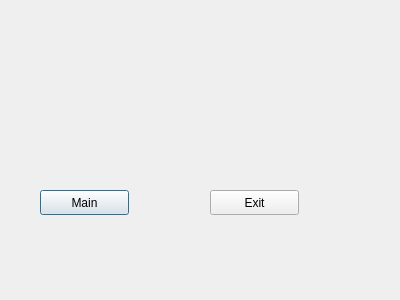
<?xml version="1.0" encoding="UTF-8"?>
<ui version="4.0">
 <class>MyDialog</class>
 <widget class="QDialog" name="MyDialog">
  <property name="geometry">
   <rect>
    <x>0</x>
    <y>0</y>
    <width>400</width>
    <height>300</height>
   </rect>
  </property>
  <property name="windowTitle">
   <string>Dialog</string>
  </property>
  <widget class="QPushButton" name="pushButton">
   <property name="geometry">
    <rect>
     <x>40</x>
     <y>190</y>
     <width>89</width>
     <height>25</height>
    </rect>
   </property>
   <property name="text">
    <string>Main</string>
   </property>
  </widget>
  <widget class="QPushButton" name="pushButton_2">
   <property name="geometry">
    <rect>
     <x>210</x>
     <y>190</y>
     <width>89</width>
     <height>25</height>
    </rect>
   </property>
   <property name="text">
    <string>Exit</string>
   </property>
  </widget>
 </widget>
 <resources/>
 <connections>
  <connection>
   <sender>pushButton_2</sender>
   <signal>clicked()</signal>
   <receiver>pushButton_2</receiver>
   <slot>close()</slot>
   <hints>
    <hint type="sourcelabel">
     <x>261</x>
     <y>201</y>
    </hint>
    <hint type="destinationlabel">
     <x>260</x>
     <y>196</y>
    </hint>
   </hints>
  </connection>
 </connections>
</ui>
